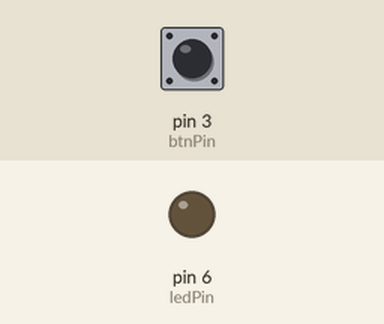
A sketch run on a simulated Arduino Uno, built with avr-gcc and run on an emulated ATmega328P. Parts: output pins drawn as LEDs (lit = HIGH). The test bench sets the inputs (shaded band); at power-on: pin 3 (btnPin) HIGH.

Above: at 1.2 s.
1.3 s: pin 3 (btnPin) pulled LOW for 0.15 s
At 1.37 s:
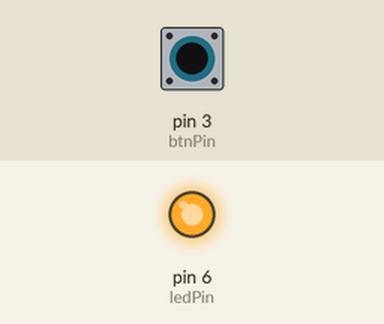
2.9 s: pin 3 (btnPin) pulled LOW for 3.2 s
At 7.4 s:
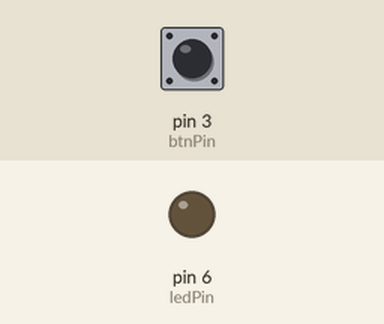
Timing chart, 0 to 8.9 s (numbered marks = the images above; inputs shaded):
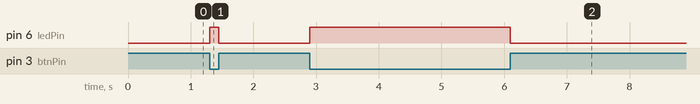

The sketch:

89-external-pull-up-resistor.ino
```cpp
const int btnPin = 3;
const int ledPin = 6;

void setup() {
  pinMode(btnPin, INPUT);
  pinMode(ledPin, OUTPUT);
}

void loop() {
  digitalWrite(ledPin, digitalRead(btnPin) == LOW ? HIGH : LOW);
}
```

Measured:
- after the input at 1.3 s, pin 6 (ledPin): LOW → HIGH at once, → LOW 0.15 s later
- after the input at 2.9 s, pin 6 (ledPin): LOW → HIGH at once, → LOW 3.2 s later
